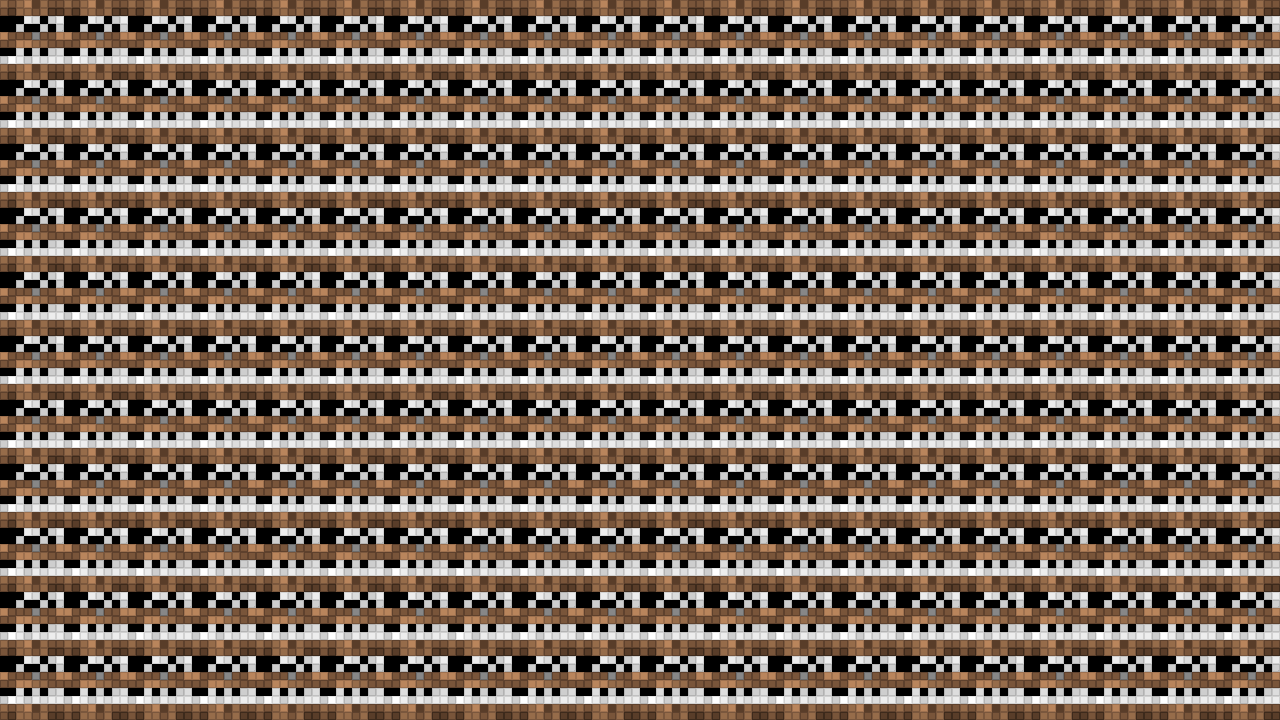

Below is a game level as drawn by its tile map, then a one-line description and the .tmx that defines it (tile-layer data replaced by summaries):
An orthogonal 80x45 tile map with 16x16 px tiles, 1 tile layer (Tile Layer 1), 2 tilesets.

<map version="1.0" orientation="orthogonal" renderorder="right-down" width="80" height="45" tilewidth="16" tileheight="16" nextobjectid="1">
 <tileset firstgid="1" name="terrain" tilewidth="16" tileheight="16" tilecount="16384">
  <image source="./terrain.png" width="1024" height="1024" />
 </tileset>
 <tileset firstgid="16385" name="terrain" tilewidth="16" tileheight="16" tilecount="4096">
  <image source="./terrain.png" width="1024" height="1024" />
 </tileset>
 <layer name="Tile Layer 1" width="80" height="45">
  <data>[3600 cells, 3600 non-empty, 32 distinct tile ids]</data>
 </layer>
</map>